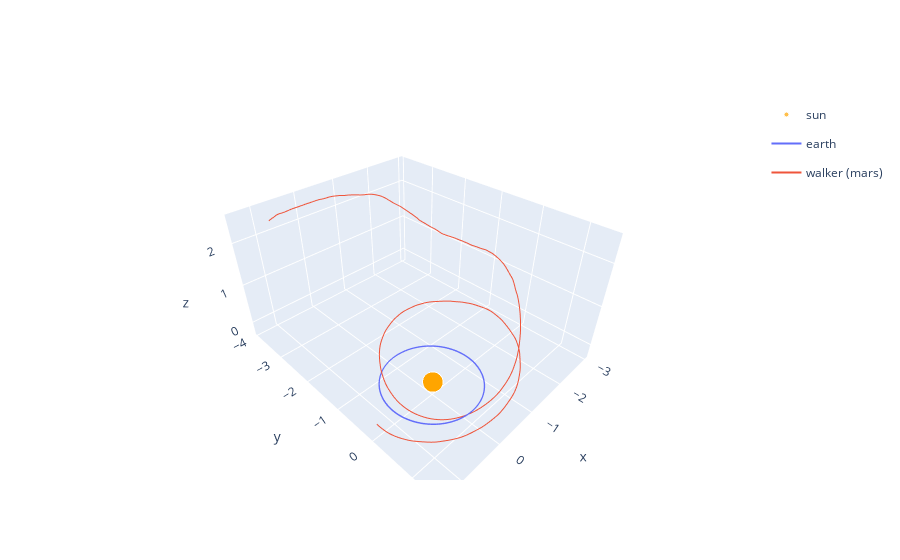

This figure's notebook cell:
### Code cell
plotter = src.Plotter(system=system, walker=walker)
plotter.draw("3d", zrange=None)

### Figure 1 — Plotly figure (JSON) as saved in the notebook; plotly's stock layout.template omitted (floating-point values rounded to 4 significant figures; data arrays with more than 128 entries replaced by an {"elided": "..."} marker saying what was removed)
{"data": [{"hovertemplate": "body=sun<br>x=%{x}<br>y=%{y}<br>z=%{z}<br>size=%{marker.size}<extra></extra>", "legendgroup": "sun", "marker": {"color": "orange", "size": {"elided": "1001 int values"}, "sizemode": "area", "sizeref": 0.0125, "symbol": "circle"}, "mode": "markers", "name": "sun", "scene": "scene", "showlegend": true, "type": "scatter3d", "x": {"elided": "1001 float values"}, "y": {"elided": "1001 float values"}, "z": {"elided": "1001 float values"}}, {"hovertemplate": "body=earth<br>x=%{x}<br>y=%{y}<br>z=%{z}<extra></extra>", "legendgroup": "earth", "line": {"color": "#636efa", "dash": "solid"}, "marker": {"symbol": "circle"}, "mode": "lines", "name": "earth", "scene": "scene", "showlegend": true, "type": "scatter3d", "x": {"elided": "1001 float values"}, "y": {"elided": "1001 float values"}, "z": {"elided": "1001 float values"}}, {"hovertemplate": "body=walker (mars)<br>x=%{x}<br>y=%{y}<br>z=%{z}<extra></extra>", "legendgroup": "walker (mars)", "line": {"color": "#EF553B", "dash": "solid"}, "marker": {"symbol": "circle"}, "mode": "lines", "name": "walker (mars)", "scene": "scene", "showlegend": true, "type": "scatter3d", "x": {"elided": "1001 float values"}, "y": {"elided": "1001 float values"}, "z": {"elided": "1001 float values"}}], "layout": {"scene": {"zaxis": {"nticks": 4}}}}
